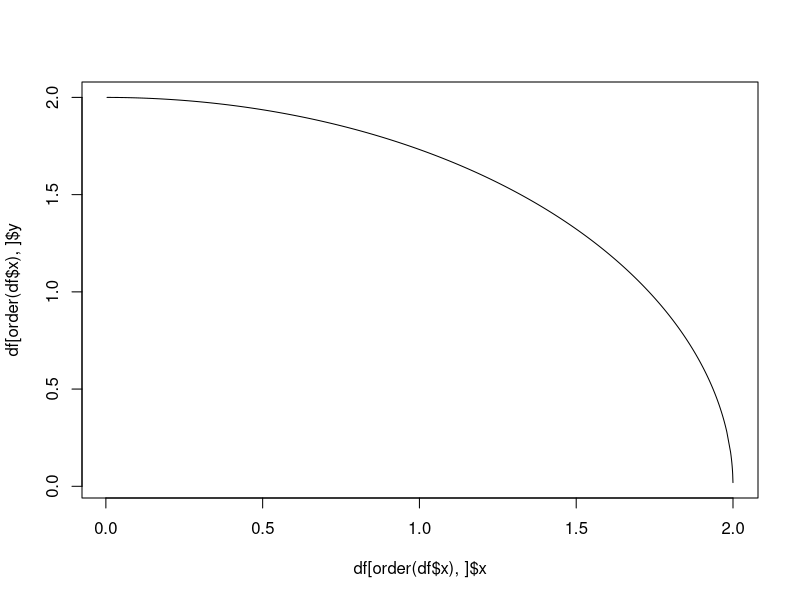
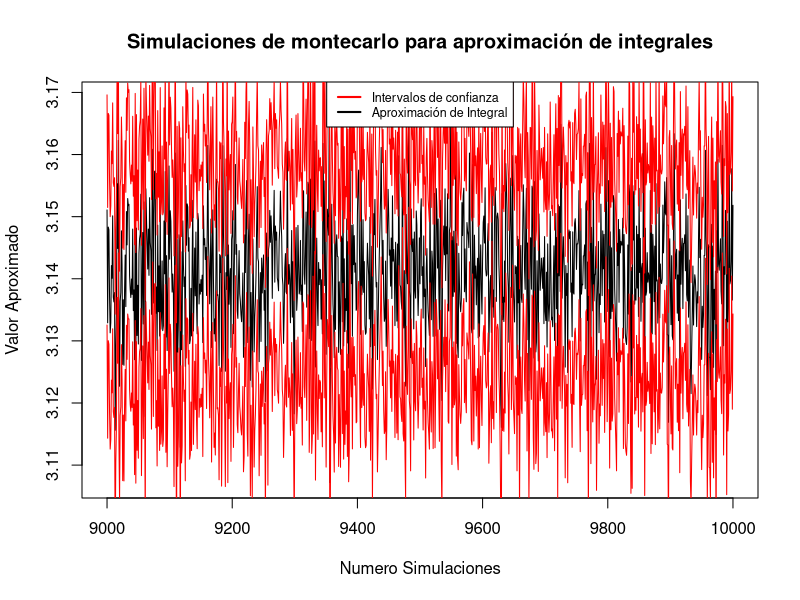

These charts were generated, in order, by the following R code:
#Montecarlo


##Testing

nsim <- 1000
x <- runif(1000,0,2)
y <- sqrt(4-(x)^2)
df <- as.data.frame(cbind(x,y))
class(df)
plot(df[order(df$x),]$x,df[order(df$x),]$y,type="l")





montecarlo <- function(nsim=10000,alpha=0.05,fun=mifunc,a=0,b=1){
  valores.uniformes <- runif(nsim,a,b)
  mi.func <- mean(fun(valores.uniformes))
  zdensityonalpha <- qnorm(alpha/2, lower.tail = FALSE)
  sample_var <- var(fun(valores.uniformes))
  interval <- zdensityonalpha*sqrt(sample_var/nsim)
  return (list(point_estimate = mi.func, intervalo = interval))
}

mifunc <- function(x){2*sqrt(4-(x^2))}
integral.lim.sup <- 2
integral.lim.inf <- 0
N = 9000:10000
alpha = 0.05

df <- as.data.frame(do.call(rbind,lapply(N,montecarlo,alpha=alpha,fun=mifunc,a=integral.lim.inf,b=integral.lim.sup)))
plot(N,as.numeric(df$point_estimate), type = "l",xlab="Numero Simulaciones",ylab = "Valor Aproximado",main="Simulaciones de montecarlo para aproximación de integrales")
lines(N,as.numeric(df$point_estimate)+as.numeric(df$intervalo), type="l", col = "red")
lines(N,as.numeric(df$point_estimate)-as.numeric(df$intervalo), type="l", col = "red")
legend(x = "top", c("Intervalos de confianza","Aproximación de Integral"),lty=c(1,1), lwd=c(2,2,2),col=c("red","black"),cex = 0.75)
str(df)
?do.call

?plot

